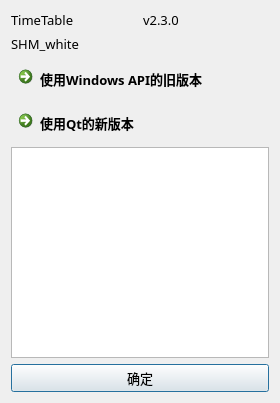
<?xml version="1.0" encoding="UTF-8"?>
<ui version="4.0">
 <class>About</class>
 <widget class="QDialog" name="About">
  <property name="geometry">
   <rect>
    <x>0</x>
    <y>0</y>
    <width>280</width>
    <height>403</height>
   </rect>
  </property>
  <property name="minimumSize">
   <size>
    <width>280</width>
    <height>403</height>
   </size>
  </property>
  <property name="maximumSize">
   <size>
    <width>280</width>
    <height>403</height>
   </size>
  </property>
  <property name="font">
   <font>
    <family>微软雅黑</family>
    <pointsize>10</pointsize>
   </font>
  </property>
  <property name="windowTitle">
   <string>关于TimeTable</string>
  </property>
  <property name="windowIcon">
   <iconset resource="TimeTableQt.qrc">
    <normaloff>:/TimeTableQt/123.ico</normaloff>:/TimeTableQt/123.ico</iconset>
  </property>
  <property name="sizeGripEnabled">
   <bool>false</bool>
  </property>
  <layout class="QHBoxLayout" name="horizontalLayout_2">
   <item>
    <layout class="QVBoxLayout" name="verticalLayout_2">
     <item>
      <layout class="QHBoxLayout" name="horizontalLayout">
       <item>
        <widget class="QLabel" name="label">
         <property name="text">
          <string>TimeTable</string>
         </property>
        </widget>
       </item>
       <item>
        <widget class="QLabel" name="label_3">
         <property name="text">
          <string>v2.3.0</string>
         </property>
        </widget>
       </item>
      </layout>
     </item>
     <item>
      <widget class="QLabel" name="label_2">
       <property name="text">
        <string>SHM_white</string>
       </property>
      </widget>
     </item>
     <item>
      <layout class="QVBoxLayout" name="verticalLayout">
       <item>
        <widget class="QCommandLinkButton" name="commandLinkButton">
         <property name="text">
          <string>使用Windows API的旧版本</string>
         </property>
        </widget>
       </item>
       <item>
        <widget class="QCommandLinkButton" name="commandLinkButton_2">
         <property name="text">
          <string>使用Qt的新版本</string>
         </property>
        </widget>
       </item>
      </layout>
     </item>
     <item>
      <widget class="QTextEdit" name="textEdit"/>
     </item>
     <item>
      <widget class="QPushButton" name="pushButton">
       <property name="text">
        <string>确定</string>
       </property>
       <property name="default">
        <bool>true</bool>
       </property>
      </widget>
     </item>
    </layout>
   </item>
  </layout>
 </widget>
 <resources>
  <include location="TimeTableQt.qrc"/>
 </resources>
 <connections/>
</ui>
